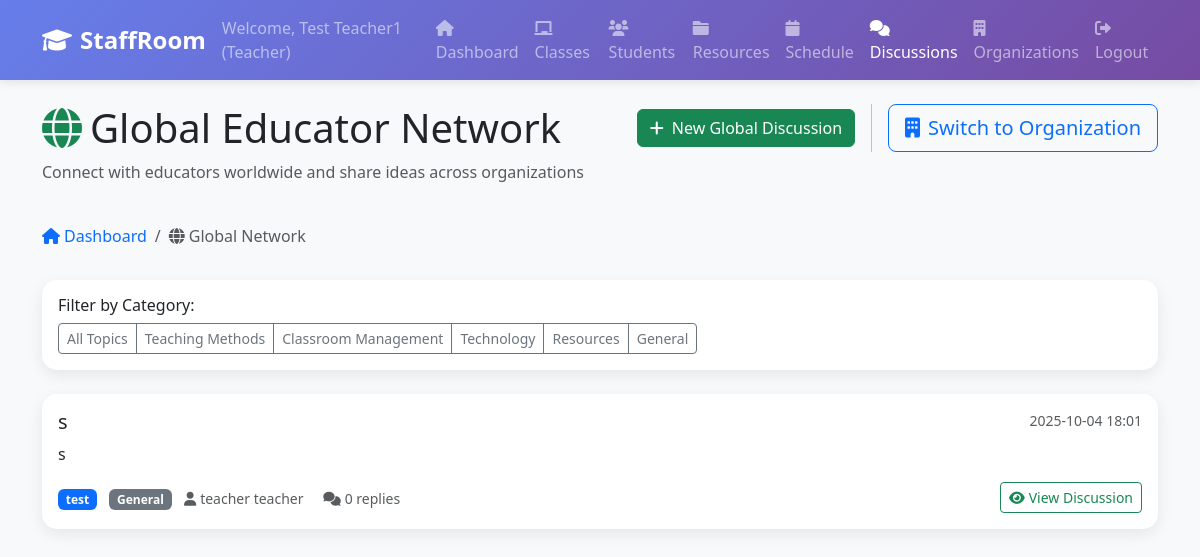
/global-discussions (signed in), run on the app's committed database.
### tables this page shows
CREATE TABLE users (
                id INTEGER PRIMARY KEY AUTOINCREMENT,
                username TEXT UNIQUE NOT NULL,
                email TEXT UNIQUE NOT NULL,
                password_hash TEXT NOT NULL,
                first_name TEXT NOT NULL,
                last_name TEXT NOT NULL,
                user_type TEXT NOT NULL CHECK (user_type IN ('teacher', 'student', 'admin')),
                created_at TIMESTAMP DEFAULT CURRENT_TIMESTAMP,
                is_active BOOLEAN DEFAULT 1
            , phone_number TEXT, profile_photo_path TEXT, bio TEXT);

CREATE TABLE global_discussions (
                id INTEGER PRIMARY KEY AUTOINCREMENT,
                title TEXT NOT NULL,
                content TEXT NOT NULL,
                author_id INTEGER NOT NULL,
                author_organization TEXT,
                category TEXT DEFAULT 'general',
                tags TEXT,
                is_pinned BOOLEAN DEFAULT 0,
                created_at TIMESTAMP DEFAULT CURRENT_TIMESTAMP,
                updated_at TIMESTAMP DEFAULT CURRENT_TIMESTAMP,
                FOREIGN KEY (author_id) REFERENCES users (id)
            );

### web_app.py (the view)
    def decorated_function(*args, **kwargs):
        if 'user_id' not in session:
            return redirect(url_for('login'))
        user_organizations = db.get_user_organizations(session['user_id'])
        if not user_organizations:
            flash('You must join an organization to access this feature.', 'warning')
            return redirect(url_for('organizations'))
        return f(*args, **kwargs)

### web_app.py (called while the page is built)
def require_organization_access(f):
    def decorated_function(*args, **kwargs):
        if 'user_id' not in session:
            return redirect(url_for('login'))
        user_organizations = db.get_user_organizations(session['user_id'])
        if not user_organizations:
            flash('You must join an organization to access this feature.', 'warning')
            return redirect(url_for('organizations'))
        return f(*args, **kwargs)
    decorated_function.__name__ = f.__name__
    return decorated_function

@app.route('/global-discussions')
@require_organization_access
def global_discussions():
    if 'user_id' not in session:
        return redirect(url_for('login'))
    category_filter = request.args.get('category')
    discussions = db.get_global_discussions(category=category_filter)
    current_org = db.get_user_current_organization(session['user_id'])
    user_org_name = current_org['name'] if current_org else 'No Organization'
    return render_template('global_discussions.html',
                         discussions=discussions,
                         user_org_name=user_org_name,
                         current_filter=category_filter)

    def get_connection(self):
        if self.db_path.startswith('postgresql://'):
            import psycopg2
            from psycopg2.extras import RealDictCursor
            conn = psycopg2.connect(self.db_path, cursor_factory=RealDictCursor)
        else:
            db_file = self.db_path.replace('sqlite:///', '')
            conn = sqlite3.connect(db_file)
            conn.row_factory = sqlite3.Row
        return conn

    def get_user_organizations(self, user_id):
        conn = self.get_connection()
        cursor = conn.execute("""
            SELECT o.*, om.role, om.joined_at
            FROM organizations o
            JOIN organization_memberships om ON o.id = om.organization_id
            WHERE om.user_id = ?
            ORDER BY om.joined_at DESC
            LIMIT 1
        """, (user_id,))
        result = cursor.fetchone()
        conn.close()
        return [dict(result)] if result else []

### templates/global_discussions.html (shortened to what this page needs)
{% extends "common/base.html" %}
{% block content %}
        <div class="row mb-4">
            <div class="col-md-6">
                <h1><i class="fas fa-globe me-2 text-success"></i>Global Educator Network</h1>
                <p class="text-muted">Connect with educators worldwide and share ideas across organizations</p>
            </div>
            <div class="col-md-6">
                <div class="d-flex justify-content-end align-items-center gap-3">
                    <div class="btn-group" role="group">
                        <button class="btn btn-success" data-bs-toggle="modal" data-bs-target="#newGlobalDiscussionModal">
                            <i class="fas fa-plus me-2"></i>New Global Discussion
                        </button>
                    </div>
                    <a href="{{ url_for('discussions') }}" class="btn btn-outline-primary btn-lg switch-btn">
                        <i class="fas fa-building me-2"></i>Switch to Organization
                    </a>
                </div>
            </div>
        </div>
        <div class="row mb-3">
            <div class="col-12">
                <nav aria-label="breadcrumb">
                    <ol class="breadcrumb">
                        <li class="breadcrumb-item">
                            <a href="{{ url_for('dashboard') }}" class="text-decoration-none">
                                <i class="fas fa-home me-1"></i>Dashboard
                            </a>
                        </li>
                        <li class="breadcrumb-item active" aria-current="page">
                            <i class="fas fa-globe me-1"></i>Global Network
                        </li>
                    </ol>
                </nav>
            </div>
        </div>
        <div class="row mb-4">
            <div class="col-12">
                <div class="card">
                    <div class="card-body">
                        <h6>Filter by Category:</h6>
                        <div class="btn-group" role="group">
                            <button class="btn btn-outline-secondary btn-sm" onclick="filterGlobalDiscussions('')">All Topics</button>
                            <button class="btn btn-outline-secondary btn-sm" onclick="filterGlobalDiscussions('teaching-methods')">Teaching Methods</button>
                            <button class="btn btn-outline-secondary btn-sm" onclick="filterGlobalDiscussions('classroom-management')">Classroom Management</button>
                            <button class="btn btn-outline-secondary btn-sm" onclick="filterGlobalDiscussions('technology')">Technology</button>
                            <button class="btn btn-outline-secondary btn-sm" onclick="filterGlobalDiscussions('resources')">Resources</button>
                            <button class="btn btn-outline-secondary btn-sm" onclick="filterGlobalDiscussions('general')">General</button>
                        </div>
                    </div>
                </div>
            </div>
        </div>
        <div class="row">
            <div class="col-12">
                {% if discussions %}
                    {% for discussion in discussions %}
                    <div class="card global-discussion-card mb-3 {% if discussion.is_pinned %}pinned-discussion{% endif %}">
                        <div class="card-body">
                            <div class="d-flex justify-content-between align-items-start mb-2">
                                <h5 class="card-title mb-0">
                                    {{ discussion.title }}
                                </h5>
                                <small class="text-muted">{{ discussion.created_at[:16] }}</small>
                            </div>
                            <p class="card-text">{{ discussion.content[:200] }}{% if discussion.content|length > 200 %}...{% endif %}</p>
                            <div class="d-flex justify-content-between align-items-center">
                                <div>
                                    <span class="badge bg-primary me-2">{{ discussion.author_organization }}</span>
                                    <span class="badge bg-secondary me-2">{{ discussion.category.replace('-', ' ').title() }}</span>
                                    <small class="text-muted">
                                        <i class="fas fa-user me-1"></i>{{ discussion.first_name }} {{ discussion.last_name }}
                                        <i class="fas fa-comments me-1 ms-3"></i>{{ discussion.reply_count or 0 }} replies
                                    </small>
                                </div>
                                <button class="btn btn-outline-success btn-sm" onclick="viewGlobalDiscussion({{ discussion.id }})">
                                    <i class="fas fa-eye me-1"></i>View Discussion
                                </button>
                            </div>
                        </div>
                    </div>
                    {% endfor %}
                {% endif %}
            </div>
        </div>
{% endblock %}

### templates/common/header.html (shortened to what this page needs)
<nav class="navbar navbar-expand-lg navbar-dark">
    <div class="container">
        <a class="navbar-brand" href="{{ url_for('dashboard') }}">
            <i class="fas fa-graduation-cap me-2"></i>StaffRoom
        </a>
        <div class="navbar-nav ms-auto">
            <span class="navbar-text me-3">
                Welcome, {{ session.first_name }} {{ session.last_name }} ({{ session.user_type.title() }})
            </span>
            <a class="nav-link {% if request.endpoint == 'dashboard' %}active{% endif %}" href="{{ url_for('dashboard') }}">
                <i class="fas fa-home me-1"></i>Dashboard
            </a>
            <a class="nav-link {% if request.endpoint == 'classes' %}active{% endif %}" href="{{ url_for('classes') }}">
                <i class="fas fa-chalkboard me-1"></i>Classes
            </a>
            <a class="nav-link {% if request.endpoint == 'students' %}active{% endif %}" href="{{ url_for('students') }}">
                <i class="fas fa-users me-1"></i>Students
            </a>
            <a class="nav-link {% if request.endpoint == 'resources' %}active{% endif %}" href="{{ url_for('resources') }}">
                <i class="fas fa-folder me-1"></i>Resources
            </a>
            <a class="nav-link {% if request.endpoint == 'schedule' %}active{% endif %}" href="{{ url_for('schedule') }}">
                <i class="fas fa-calendar me-1"></i>Schedule
            </a>
            <a class="nav-link {% if request.endpoint == 'discussions' or request.endpoint == 'global_discussions' %}active{% endif %}" href="{{ url_for('discussions') }}">
                <i class="fas fa-comments me-1"></i>Discussions
            </a>
            <a class="nav-link {% if request.endpoint == 'organizations' %}active{% endif %}" href="{{ url_for('organizations') }}">
                <i class="fas fa-building me-1"></i>Organizations
            </a>
            <a class="nav-link" href="{{ url_for('logout') }}">
                <i class="fas fa-sign-out-alt me-1"></i>Logout
            </a>
        </div>
    </div>
</nav>

### data on the page
users: last_name "Teacher1"
global_discussions: title "s", created_at "2025-10-04 18:01", content "s", author_organization "test", category.replace "General", first_name "teacher", last_name "teacher", is_pinned "0"

### other printed values
{{ session.first_name }} "Test"
{{ session.user_type.title() }} "Teacher"
